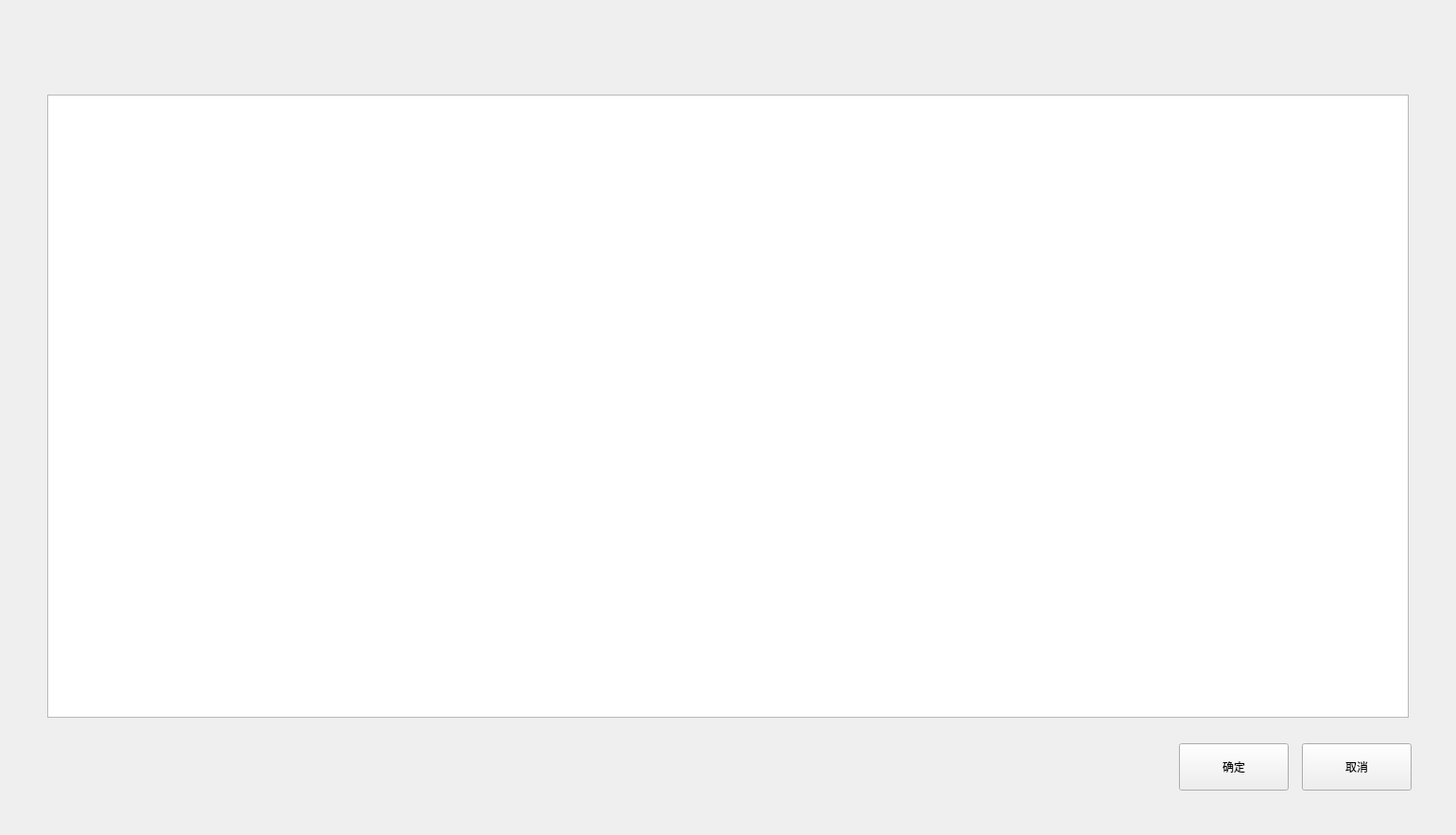
<?xml version="1.0" encoding="UTF-8"?>
<ui version="4.0">
 <class>RecheckConditionsDlg</class>
 <widget class="BaseDlg" name="RecheckConditionsDlg">
  <property name="geometry">
   <rect>
    <x>0</x>
    <y>0</y>
    <width>1540</width>
    <height>883</height>
   </rect>
  </property>
  <property name="windowTitle">
   <string>RecheckConditionsDlg</string>
  </property>
  <widget class="QTableView" name="tableView">
   <property name="geometry">
    <rect>
     <x>50</x>
     <y>100</y>
     <width>1440</width>
     <height>659</height>
    </rect>
   </property>
   <property name="editTriggers">
    <set>QAbstractItemView::NoEditTriggers</set>
   </property>
   <property name="selectionMode">
    <enum>QAbstractItemView::SingleSelection</enum>
   </property>
   <property name="selectionBehavior">
    <enum>QAbstractItemView::SelectRows</enum>
   </property>
   <property name="showGrid">
    <bool>false</bool>
   </property>
   <attribute name="horizontalHeaderDefaultSectionSize">
    <number>180</number>
   </attribute>
   <attribute name="horizontalHeaderHighlightSections">
    <bool>false</bool>
   </attribute>
   <attribute name="horizontalHeaderStretchLastSection">
    <bool>true</bool>
   </attribute>
   <attribute name="verticalHeaderVisible">
    <bool>false</bool>
   </attribute>
   <attribute name="verticalHeaderDefaultSectionSize">
    <number>44</number>
   </attribute>
  </widget>
  <widget class="QPushButton" name="save_btn">
   <property name="geometry">
    <rect>
     <x>1247</x>
     <y>786</y>
     <width>116</width>
     <height>50</height>
    </rect>
   </property>
   <property name="text">
    <string>确定</string>
   </property>
   <property name="buttons" stdset="0">
    <string>btn_dlg</string>
   </property>
  </widget>
  <widget class="QPushButton" name="pushButton_3">
   <property name="geometry">
    <rect>
     <x>1377</x>
     <y>786</y>
     <width>116</width>
     <height>50</height>
    </rect>
   </property>
   <property name="text">
    <string>取消</string>
   </property>
   <property name="buttons" stdset="0">
    <string>btn_dlg</string>
   </property>
  </widget>
  <widget class="QFrame" name="line_h">
   <property name="geometry">
    <rect>
     <x>50</x>
     <y>100</y>
     <width>1440</width>
     <height>1</height>
    </rect>
   </property>
   <property name="frameShape">
    <enum>QFrame::StyledPanel</enum>
   </property>
   <property name="frameShadow">
    <enum>QFrame::Raised</enum>
   </property>
   <property name="lines" stdset="0">
    <string>solid</string>
   </property>
  </widget>
  <widget class="QFrame" name="line_h_2">
   <property name="geometry">
    <rect>
     <x>50</x>
     <y>758</y>
     <width>1440</width>
     <height>1</height>
    </rect>
   </property>
   <property name="frameShape">
    <enum>QFrame::StyledPanel</enum>
   </property>
   <property name="frameShadow">
    <enum>QFrame::Raised</enum>
   </property>
   <property name="lines" stdset="0">
    <string>solid</string>
   </property>
  </widget>
  <widget class="QFrame" name="line_v_2">
   <property name="geometry">
    <rect>
     <x>1489</x>
     <y>100</y>
     <width>1</width>
     <height>659</height>
    </rect>
   </property>
   <property name="frameShape">
    <enum>QFrame::StyledPanel</enum>
   </property>
   <property name="frameShadow">
    <enum>QFrame::Raised</enum>
   </property>
   <property name="lines" stdset="0">
    <string>solid</string>
   </property>
  </widget>
  <widget class="QFrame" name="line_v_1">
   <property name="geometry">
    <rect>
     <x>50</x>
     <y>100</y>
     <width>1</width>
     <height>659</height>
    </rect>
   </property>
   <property name="frameShape">
    <enum>QFrame::StyledPanel</enum>
   </property>
   <property name="frameShadow">
    <enum>QFrame::Raised</enum>
   </property>
   <property name="lines" stdset="0">
    <string>solid</string>
   </property>
  </widget>
 </widget>
 <customwidgets>
  <customwidget>
   <class>BaseDlg</class>
   <extends>QWidget</extends>
   <header>shared/basedlg.h</header>
   <container>1</container>
  </customwidget>
 </customwidgets>
 <resources/>
 <connections>
  <connection>
   <sender>pushButton_3</sender>
   <signal>clicked()</signal>
   <receiver>RecheckConditionsDlg</receiver>
   <slot>close()</slot>
   <hints>
    <hint type="sourcelabel">
     <x>971</x>
     <y>761</y>
    </hint>
    <hint type="destinationlabel">
     <x>993</x>
     <y>720</y>
    </hint>
   </hints>
  </connection>
 </connections>
</ui>
